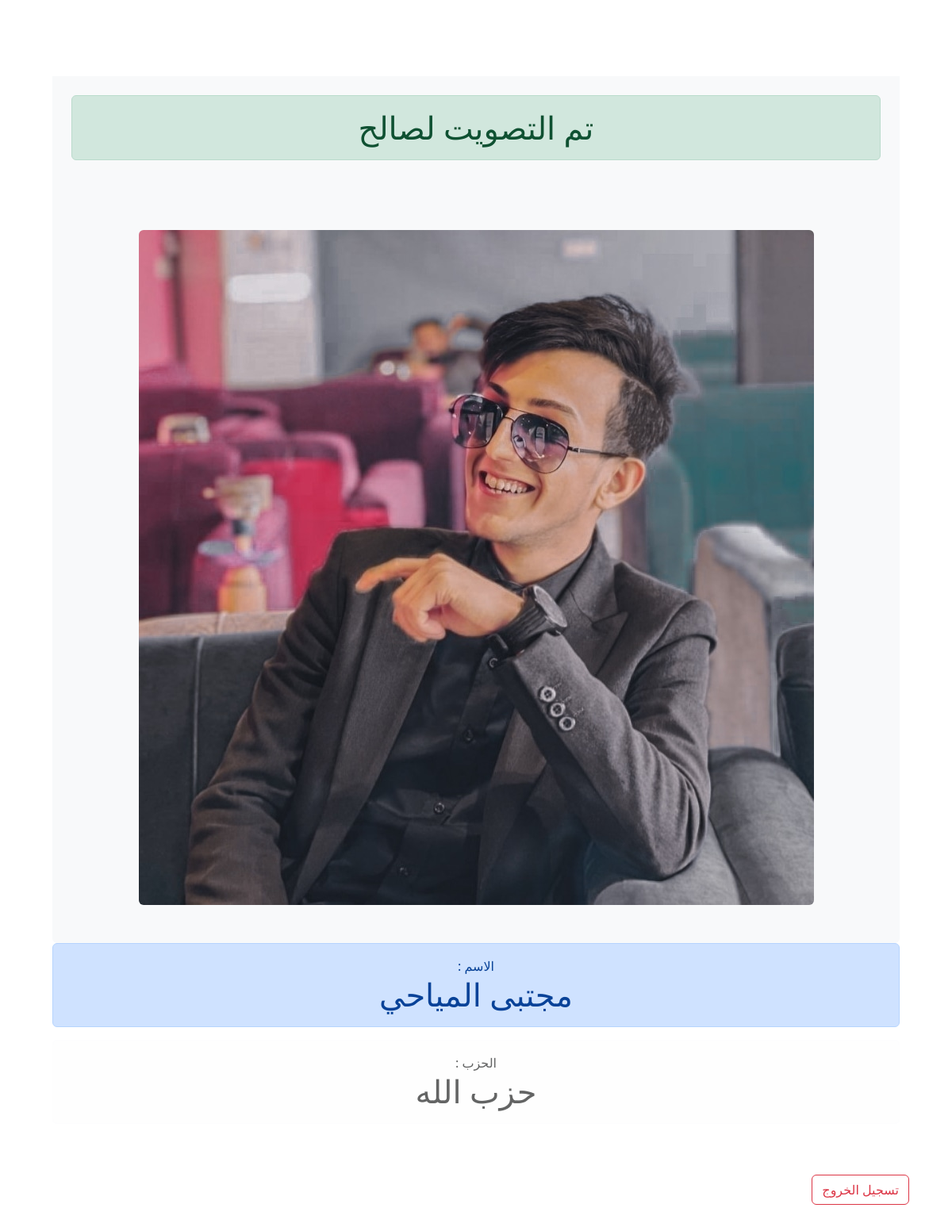
/Vote.php (signed in), run on the app's committed database.
### tables this page shows
CREATE TABLE `candidate` (
  `id` int(255) NOT NULL,
  `name` varchar(255) NOT NULL,
  `party` varchar(255) NOT NULL,
  `image` varchar(255) NOT NULL
);

### Vote.php (the view, shortened to what this page needs)
<?php
if(!isset($_SESSION['vote'])){
    header('location: index.php');
    exit();
}else{
    $id_cand = $_SESSION['vote']['id_cand'];
    require_once('db/db_connection.php');
    $sql = "SELECT * FROM candidate WHERE id = $id_cand";
    $result = mysqli_query($conn, $sql);
    if($result){
        $date = mysqli_fetch_assoc($result);
        $path_image = $date['image'];
        $name = $date['name'];
        $party = $date['party'];
    }else{
        echo "Error: " . mysqli_error($conn);
    }
}
?>
<link href="https://cdn.jsdelivr.net/npm/bootstrap@5.2.3/dist/css/bootstrap.min.css" rel="stylesheet">
<div class="container" dir="rtl" style="text-align: right !important;">
<form method="post">
    <div class="container-fluid py-5">
            <div class="container pt-5 pb-3">
                <div class="text-center mb-5">
                    <div class="card-header bg-light text-center p-4">
                        <div class="alert alert-success">
                            <h1 class="m-0">تم التصويت لصالح</h1>
                        </div>
                    </div>
                    <div class="card-body rounded-bottom bg-light p-5">
                        <img class="rounded mx-auto d-block" src="<?php echo 'admin/'.$path_image;?>">
                    </div>
                    <div class="alert alert-primary">
                            الاسم : <h1 class="m-0"><?php echo $name;?></h1>
                    </div>
                    <div class="alert alert-light">
                        الحزب : <h1 class="m-0"><?php echo $party;?></h1>
                    </div>
                </div>
            </div>
            <button type="submit" class="btn btn-outline-danger"  name="sub_logout">تسجيل الخروج</button>
    </div>
</form>
</div>

### data on the page
candidate: image (picture), name "مجتبى المياحي", party "حزب الله"
